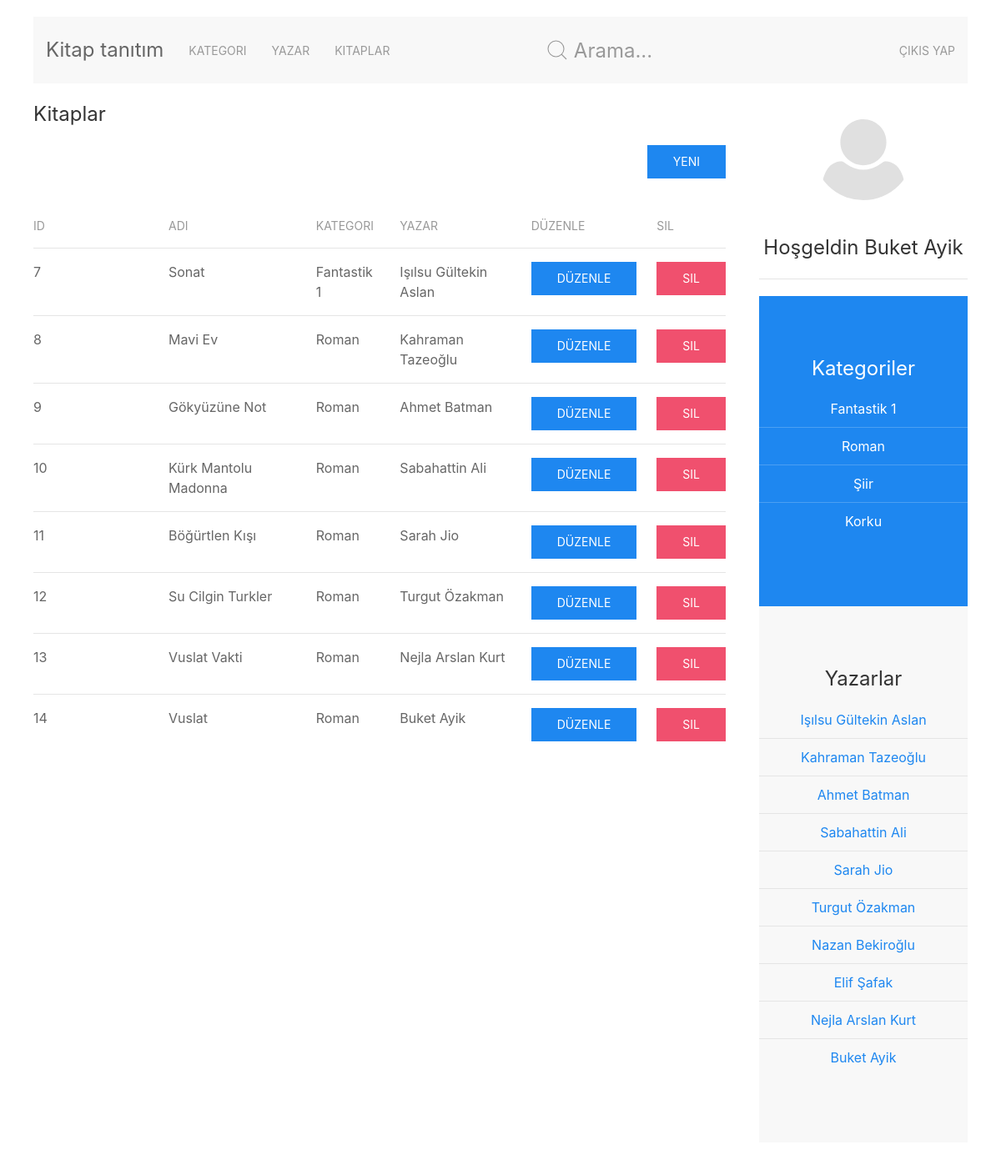
Page /kitap.php (signed in) on the committed database.
### tables this page shows
CREATE TABLE `kitaplar` (
  `id` int(11) NOT NULL,
  `adi` varchar(50) NOT NULL,
  `kategori` int(11) NOT NULL,
  `yazar` int(11) NOT NULL,
  `ozet` text NOT NULL
);

CREATE TABLE `kategori` (
  `id` int(11) NOT NULL,
  `adi` varchar(50) NOT NULL
);

CREATE TABLE `yazar` (
  `id` int(11) NOT NULL,
  `adi` varchar(50) NOT NULL
);

### bk/fonksiyonlar.php (called while the page is built, shortened)
<?php
function veritabani_sorgu($sql) {
	$baglanti = mysql_connect($GLOBALS['veritabani_sunucu'], $GLOBALS['veritabani_kullanici_adi'], $GLOBALS['veritabani_sifre']);
	$sonuc = mysql_query($sql, $baglanti);
	return $sonuc;
}
function kategori_goster(){
	$sorgu = "SELECT * FROM `kategori`";
	$sonuc = veritabani_sorgu($sorgu);
	$sonuc_sayi = mysql_num_rows($sonuc);
	if($sonuc_sayi > 0){
		$sonuclar = array();
		while($sonuc_ayikla = mysql_fetch_array($sonuc, MYSQL_ASSOC)) {
   			$sonuclar [] = $sonuc_ayikla;
		}
		return $sonuclar;
	} else {
		return false;
	}
}
function kategori_goster_tek($kategori_id){
	$sorgu = "SELECT * FROM `kategori` WHERE `kategori`.`id` = " . $kategori_id . ";";
	$sonuc = veritabani_sorgu($sorgu);
	$sonuc_sayi = mysql_num_rows($sonuc);
	if($sonuc_sayi > 0){
		$sonuclar = mysql_fetch_assoc($sonuc);
		return $sonuclar;
	} else {
		return false;
	}
}
function kitaplar_goster(){
	$sorgu = "SELECT * FROM `kitaplar`";
	$sonuc = veritabani_sorgu($sorgu);
	$sonuc_sayi = mysql_num_rows($sonuc);
	if($sonuc_sayi > 0){
		$sonuclar = array();
		while($sonuc_ayikla = mysql_fetch_array($sonuc, MYSQL_ASSOC)) {
   			$sonuclar [] = $sonuc_ayikla;
		}
		return $sonuclar;
	} else {
		return false;
	}
}
function yazar_goster(){
	$sorgu = "SELECT * FROM `yazar`";
	$sonuc = veritabani_sorgu($sorgu);
	$sonuc = veritabani_sorgu($sorgu);
	$sonuc_sayi = mysql_num_rows($sonuc);
	if($sonuc_sayi > 0){
		$sonuclar = array();
		while($sonuc_ayikla = mysql_fetch_array($sonuc, MYSQL_ASSOC)) {
   			$sonuclar [] = $sonuc_ayikla;
		}
		return $sonuclar;
	} else {
		return false;
	}
}
function yazar_goster_tek($yazar_id){
	$sorgu = "SELECT * FROM `yazar` WHERE `yazar`.`id` = " . $yazar_id . ";";
	$sonuc = veritabani_sorgu($sorgu);
	$sonuc_sayi = mysql_num_rows($sonuc);
	if($sonuc_sayi > 0){
		$sonuclar = mysql_fetch_assoc($sonuc);
		return $sonuclar;
	} else {
		return false;
	}
}

### kitap.php (the view, shortened to what this page needs)
<?php
require("bk/fonksiyonlar.php");
$kitaplar = kitaplar_goster();
?>
<?php
include("bk/ust.php");
?>
<?php
include("bk/menu.php");
?>
	<div class="uk-grid">
           	<div class="uk-width-3-4@m">
                <h3>Kitaplar</h3>
                <a href="kitap_ekle.php" class="uk-align-right uk-button uk-button-primary">Yeni</a>
				<table class="uk-table uk-table-justify uk-table-divider">
				    <thead>
				        <tr>
				            <th class="uk-width-small">ID</th>
				            <th>Adı</th>
				            <th>Kategori</th>
				            <th>Yazar</th>
				            <th>Düzenle</th>
				            <th>Sil</th>
				        </tr>
				    </thead>
				    <tbody>
				    <?php if($kitaplar) {
				    	foreach ($kitaplar as $kitap) {
				    	?>
				    	<tr>
				    		<td><?php print $kitap['id']; ?></td>
				    		<td><?php print $kitap['adi']; ?></td>
				    		<td><?php $kategori = kategori_goster_tek($kitap['kategori']);  print $kategori['adi']; ?></td>
				    		<td><?php $yazar = yazar_goster_tek($kitap['yazar']);  print $yazar['adi']; ?></td>
				    		<td><a href="kitap_duzenle.php?id=<?php print $kitap['id']; ?>" class="uk-button uk-button-primary">Düzenle</a></td>
				    		<td><a href="kitap_sil.php?id=<?php print $kitap['id']; ?>"  onclick="return confirm('Silinsin mi?')"  class="uk-button uk-button-danger">Sil</a></td>
				    	</tr>
				    <?php	}
				    } else {
				    	print "<tr><td>Kitaplar yok</td><td></td><td></td><td></td><td></td><td></td></tr>";
				    }
?>
				    </tbody>
				</table>
        </div>
<?php
include("bk/sag.php");
?>
    </div>
<?php
include("bk/alt.php");
?>

### bk/sag.php (shortened to what this page needs)
<div class="uk-width-1-4@m">
                <div class="uk-panel uk-card uk-text-center">
                    <img class="uk-border-circle" width="120" height="120" alt="">
                    <h3>Hoşgeldin <?php
			if(isset($_SESSION['kullanici'])){
				print $_SESSION['ad'] . " ";
				print $_SESSION['soyad'];
			} else {
				print "Mısafır";
			}
		?></h3>
                </div>
                <hr>
                <div class="uk-section uk-section-primary uk-light">
                    <div class="uk-text-center">
                        <h3 class="uk-panel-title">Kategoriler</h3>
                        <ul class="uk-list uk-list-divider">
                        	<?php
                        	$kategoriler_liste = kategori_goster();
                        	if($kategoriler_liste) {
                        		foreach ($kategoriler_liste as $kategori) { ?>
                        		<li><a href="index.php?goster=kategori&amp;id=<?php print $kategori['id']; ?>"><?php print $kategori['adi']; ?></a></li>
					       <?php } } ?>
                        </ul>
                    </div>
                </div>
                <div class="uk-section uk-section-muted">
                    <div class="uk-text-center">
                        <h3 class="uk-panel-title">Yazarlar</h3>
                        <ul class="uk-list uk-list-divider">
                        	<?php
                        	$yazar_liste = yazar_goster();
                        	if($yazar_liste) {
                        		foreach ($yazar_liste as $yazar) { ?>
                        		<li><a href="index.php?goster=yazar&amp;id=<?php print $yazar['id']; ?>"><?php print $yazar['adi']; ?></a></li>
					       <?php } } ?>
                        </ul>
                    </div>
                </div>
            </div>

### rows in the picture
kitaplar: id "7", adi "Sonat", kategori.adi "Fantastik 1", yazar.adi "Işılsu Gültekin Aslan"
kitaplar: id "8", adi "Mavi Ev", kategori.adi "Roman", yazar.adi "Kahraman Tazeoğlu"
kitaplar: id "9", adi "Gökyüzüne Not", kategori.adi "Roman", yazar.adi "Ahmet Batman"
kitaplar: id "10", adi "Kürk Mantolu Madonna", kategori.adi "Roman", yazar.adi "Sabahattin Ali"
kitaplar: id "11", adi "Böğürtlen Kışı", kategori.adi "Roman", yazar.adi "Sarah Jio"
kitaplar: id "12", adi "Su Cilgin Turkler", kategori.adi "Roman", yazar.adi "Turgut Özakman"
kitaplar: id "13", adi "Vuslat Vakti", kategori.adi "Roman", yazar.adi "Nejla Arslan Kurt"
kitaplar: id "14", adi "Vuslat", kategori.adi "Roman", yazar.adi "Buket Ayik"
kategori: adi "Fantastik 1"
kategori: adi "Roman"
kategori: adi "Şiir"
kategori: adi "Korku"
yazar: adi "Işılsu Gültekin Aslan"
yazar: adi "Kahraman Tazeoğlu"
yazar: adi "Ahmet Batman"
yazar: adi "Sabahattin Ali"
yazar: adi "Sarah Jio"
yazar: adi "Turgut Özakman"
yazar: adi "Nazan Bekiroğlu"
yazar: adi "Elif Şafak"
yazar: adi "Nejla Arslan Kurt"
yazar: adi "Buket Ayik"

### other values in the picture
$_SESSION['ad'] "Buket"
$_SESSION['soyad'] "Ayik"
